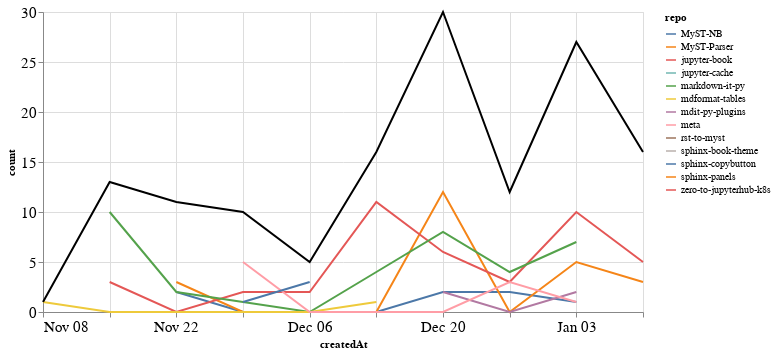

Write notebook code for a chart like this one.
### Markdown cell above
### Comments

### Code cell
comments_time = comments.groupby('repo').resample('W', on='createdAt').count()['author'].reset_index()
comments_time = comments_time.rename(columns={'author': 'count'})
comments_time_total = comments_time.groupby('createdAt').agg({"count": "sum"}).reset_index()
ch1 = alt.Chart(comments_time, width=600).mark_line().encode(
    x='createdAt',
    y='count',
    color='repo',
    tooltip="repo"
)

ch2 = alt.Chart(comments_time_total, width=600).mark_line(color="black").encode(
    x='createdAt',
    y='count',
)

ch1 + ch2

### Figure 1 — Vega-Lite specification as saved in the notebook (floating-point values rounded to 4 significant figures)
{"config": {"axisLeft": {"labelFontSize": 15}, "axisBottom": {"labelFontSize": 15}}, "layer": [{"data": {"name": "data-6bfdd874bd9706a5d2e4f56c3d1b6f0b"}, "mark": "line", "encoding": {"color": {"type": "nominal", "field": "repo"}, "tooltip": {"type": "nominal", "field": "repo"}, "x": {"type": "temporal", "field": "createdAt"}, "y": {"type": "quantitative", "field": "count"}}, "width": 600}, {"data": {"name": "data-7c53ebb982ff3eb410c3e3800285f472"}, "mark": {"type": "line", "color": "black"}, "encoding": {"x": {"type": "temporal", "field": "createdAt"}, "y": {"type": "quantitative", "field": "count"}}, "width": 600}], "$schema": "https://vega.github.io/schema/vega-lite/v4.8.1.json", "datasets": {"data-6bfdd874bd9706a5d2e4f56c3d1b6f0b": [{"repo": "MyST-NB", "createdAt": "2020-11-22T00:00:00", "count": 2}, {"repo": "MyST-NB", "createdAt": "2020-11-29T00:00:00", "count": 0}, {"repo": "MyST-NB", "createdAt": "2020-12-06T00:00:00", "count": 0}, {"repo": "MyST-NB", "createdAt": "2020-12-13T00:00:00", "count": 0}, {"repo": "MyST-NB", "createdAt": "2020-12-20T00:00:00", "count": 2}, {"repo": "MyST-NB", "createdAt": "2020-12-27T00:00:00", "count": 2}, {"repo": "MyST-NB", "createdAt": "2021-01-03T00:00:00", "count": 1}, {"repo": "MyST-Parser", "createdAt": "2020-11-22T00:00:00", "count": 3}, {"repo": "MyST-Parser", "createdAt": "2020-11-29T00:00:00", "count": 0}, {"repo": "MyST-Parser", "createdAt": "2020-12-06T00:00:00", "count": 0}, {"repo": "MyST-Parser", "createdAt": "2020-12-13T00:00:00", "count": 0}, {"repo": "MyST-Parser", "createdAt": "2020-12-20T00:00:00", "count": 12}, {"repo": "MyST-Parser", "createdAt": "2020-12-27T00:00:00", "count": 0}, {"repo": "MyST-Parser", "createdAt": "2021-01-03T00:00:00", "count": 5}, {"repo": "MyST-Parser", "createdAt": "2021-01-10T00:00:00", "count": 3}, {"repo": "jupyter-book", "createdAt": "2020-11-15T00:00:00", "count": 3}, {"repo": "jupyter-book", "createdAt": "2020-11-22T00:00:00", "count": 0}, {"repo": "jupyter-book", "createdAt": "2020-11-29T00:00:00", "count": 2}, {"repo": "jupyter-book", "createdAt": "2020-12-06T00:00:00", "count": 2}, {"repo": "jupyter-book", "createdAt": "2020-12-13T00:00:00", "count": 11}, {"repo": "jupyter-book", "createdAt": "2020-12-20T00:00:00", "count": 6}, {"repo": "jupyter-book", "createdAt": "2020-12-27T00:00:00", "count": 3}, {"repo": "jupyter-book", "createdAt": "2021-01-03T00:00:00", "count": 10}, {"repo": "jupyter-book", "createdAt": "2021-01-10T00:00:00", "count": 5}, {"repo": "jupyter-cache", "createdAt": "2020-11-22T00:00:00", "count": 1}, {"repo": "markdown-it-py", "createdAt": "2020-11-15T00:00:00", "count": 10}, {"repo": "markdown-it-py", "createdAt": "2020-11-22T00:00:00", "count": 2}, {"repo": "markdown-it-py", "createdAt": "2020-11-29T00:00:00", "count": 1}, {"repo": "markdown-it-py", "createdAt": "2020-12-06T00:00:00", "count": 0}, {"repo": "markdown-it-py", "createdAt": "2020-12-13T00:00:00", "count": 4}, {"repo": "markdown-it-py", "createdAt": "2020-12-20T00:00:00", "count": 8}, {"repo": "markdown-it-py", "createdAt": "2020-12-27T00:00:00", "count": 4}, {"repo": "markdown-it-py", "createdAt": "2021-01-03T00:00:00", "count": 7}, {"repo": "mdformat-tables", "createdAt": "2020-11-08T00:00:00", "count": 1}, {"repo": "mdformat-tables", "createdAt": "2020-11-15T00:00:00", "count": 0}, {"repo": "mdformat-tables", "createdAt": "2020-11-22T00:00:00", "count": 0}, {"repo": "mdformat-tables", "createdAt": "2020-11-29T00:00:00", "count": 0}, {"repo": "mdformat-tables", "createdAt": "2020-12-06T00:00:00", "count": 0}, {"repo": "mdformat-tables", "createdAt": "2020-12-13T00:00:00", "count": 1}, {"repo": "mdit-py-plugins", "createdAt": "2020-12-20T00:00:00", "count": 2}, {"repo": "mdit-py-plugins", "createdAt": "2020-12-27T00:00:00", "count": 0}, {"repo": "mdit-py-plugins", "createdAt": "2021-01-03T00:00:00", "count": 2}, {"repo": "meta", "createdAt": "2020-11-29T00:00:00", "count": 5}, {"repo": "meta", "createdAt": "2020-12-06T00:00:00", "count": 0}, {"repo": "meta", "createdAt": "2020-12-13T00:00:00", "count": 0}, {"repo": "meta", "createdAt": "2020-12-20T00:00:00", "count": 0}, {"repo": "meta", "createdAt": "2020-12-27T00:00:00", "count": 3}, {"repo": "meta", "createdAt": "2021-01-03T00:00:00", "count": 1}, {"repo": "rst-to-myst", "createdAt": "2021-01-10T00:00:00", "count": 8}, {"repo": "sphinx-book-theme", "createdAt": "2020-11-22T00:00:00", "count": 3}, {"repo": "sphinx-copybutton", "createdAt": "2020-11-29T00:00:00", "count": 1}, {"repo": "sphinx-copybutton", "createdAt": "2020-12-06T00:00:00", "count": 3}, {"repo": "sphinx-panels", "createdAt": "2020-11-29T00:00:00", "count": 1}, {"repo": "zero-to-jupyterhub-k8s", "createdAt": "2021-01-03T00:00:00", "count": 1}], "data-7c53ebb982ff3eb410c3e3800285f472": [{"createdAt": "2020-11-08T00:00:00", "count": 1}, {"createdAt": "2020-11-15T00:00:00", "count": 13}, {"createdAt": "2020-11-22T00:00:00", "count": 11}, {"createdAt": "2020-11-29T00:00:00", "count": 10}, {"createdAt": "2020-12-06T00:00:00", "count": 5}, {"createdAt": "2020-12-13T00:00:00", "count": 16}, {"createdAt": "2020-12-20T00:00:00", "count": 30}, {"createdAt": "2020-12-27T00:00:00", "count": 12}, {"createdAt": "2021-01-03T00:00:00", "count": 27}, {"createdAt": "2021-01-10T00:00:00", "count": 16}]}}
